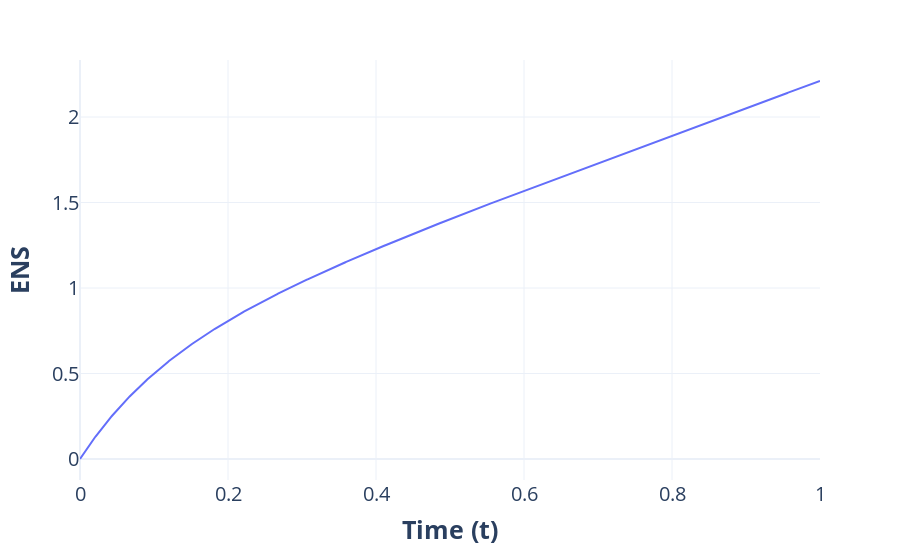

Here is the notebook cell this chart was saved with:
### Code cell
# Create the plot
fig = px.line(x=np.linspace(0, 1, 999), y=non_stationary_ENS_value0, labels={'x': '<b>Time (t)</b>', 'y': '<b>ENS</b>'})


fig.update_layout(
    title=dict(
        text=None,
        font=dict(size=20),  # Increase title size, make it bold
        x=0.5,  # Center the title
    ),
    xaxis=dict(
        title_font=dict(size=25),
        tickfont=dict(size=20),
    ),
    yaxis=dict(
        title_font=dict(size=25),
        tickfont=dict(size=20),
    ),
    template='plotly_white'
)

# fig.add_shape(
#     type="line",
#     line=dict(color="red", width=1, dash="dashdot"),
#     x0=0.7, y0=0, x1=0.7, y1=2,
# )

fig.write_image("ENS_Accumulation_non_stationary.pdf")

# Show the plot
fig.show()

### Figure 1 — Plotly figure (JSON) as saved in the notebook; plotly's stock layout.template omitted (floating-point values rounded to 4 significant figures; data arrays with more than 128 entries replaced by an {"elided": "..."} marker saying what was removed)
{"data": [{"hovertemplate": "<b>Time (t)</b>=%{x}<br><b>ENS</b>=%{y}<extra></extra>", "legendgroup": "", "line": {"color": "#636efa", "dash": "solid"}, "marker": {"symbol": "circle"}, "mode": "lines", "name": "", "orientation": "v", "showlegend": false, "type": "scatter", "x": {"elided": "999 float values"}, "xaxis": "x", "y": {"elided": "999 float values"}, "yaxis": "y"}], "layout": {"legend": {"tracegroupgap": 0}, "margin": {"t": 60}, "title": {"font": {"size": 20}, "x": 0.5}, "xaxis": {"anchor": "y", "domain": [0, 1], "tickfont": {"size": 20}, "title": {"font": {"size": 25}, "text": "<b>Time (t)</b>"}}, "yaxis": {"anchor": "x", "domain": [0, 1], "tickfont": {"size": 20}, "title": {"font": {"size": 25}, "text": "<b>ENS</b>"}}}}
